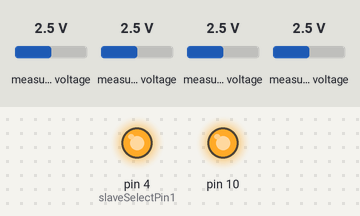
A sketch run on a simulated Arduino Uno, built with avr-gcc and run on an emulated ATmega328P. Shown: output pins drawn as LEDs (lit = HIGH). Wiring (inferred from the names in the program): MCP3008 converter: CS pin 5. The test bench sets the inputs (shaded band); at power-on: measured voltage 2.5 V. Pins used as bus, display or sensor lines are not drawn; what the sketch prints to the serial monitor is not drawn.

Above: at 0.1 s.
Timing chart, 0 to 1.6 s (numbered marks = the images above):
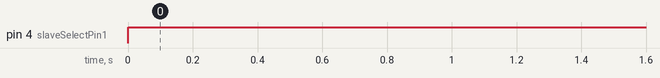

Measured:
- by itself, pin 4 (slaveSelectPin1): LOW → HIGH at 0.00 s

The sketch:

MCP3008.ino
```cpp
// MCP3008用サンプルプログラム
//
// CH0とCH1のAD変換値を１秒ごとにシリアル出力
//
//Arduino          MCP3008
//SCK(13) <======> CLK
//MISO(12)<======> DOUT
//MOSI(11)<======> DIN
//SS(10)  <======> /CS
//

#include <SPI.h>
#define slaveSelectPin0 5
#define slaveSelectPin1 4

int analogData[16];
void setup() {
  Serial.begin(115200);                      //シリアル通信開始
  pinMode(slaveSelectPin0, OUTPUT);          //SS(10)を出力に設定
  pinMode(slaveSelectPin1, OUTPUT);
  SPI.setBitOrder(MSBFIRST);                //MSBから送信
  SPI.setClockDivider(SPI_CLOCK_DIV2);      //クロック分周設定
  SPI.setDataMode(SPI_MODE0);               //SPIモード0
  SPI.begin();                              //SPI通信開始
}

void loop()
{


  get_adc(0);
  Serial.print("ch1:R");
  Serial.println(analogData[0]);
  Serial.print("ch1:L");
  Serial.println(analogData[1]);
  delay(1000);
  get_adc(1);
  Serial.print("ch2:R");
  Serial.println(analogData[0]);
  Serial.print("ch2:L");
  Serial.println(analogData[1]);
  delay(1000);
  get_adc(2);
  Serial.print("ch3:R");
  Serial.println(analogData[0]);
  Serial.print("ch3:L");
  Serial.println(analogData[1]);
  delay(1000);
  get_adc(3);
  Serial.print("ch4:R");
  Serial.println(analogData[0]);
  Serial.print("ch4:L");
  Serial.println(analogData[1]);
  delay(1000);
}

void get_adc(byte ch)
{
  byte data[4] = {0, 0, 0, 0};                               //SPI通信用変数


  //------[ ADC0のデータを取得する ]------
  digitalWrite(slaveSelectPin0, LOW);       //CS LOW
  SPI.transfer(0x01);                       //①スタートビット送信
  data[0] = SPI.transfer((ch << 4) | 0x80);  //②Single-ended チャンネル選択,ADC0のbit9,8取得
  data[1] = SPI.transfer(0);                //③ADC0のbit7～0取得
  digitalWrite(slaveSelectPin0, HIGH);                  //CS HIGH


 // ------[ ADC1のデータを取得する ]------
  digitalWrite(slaveSelectPin1, LOW);       //CS LOW
  SPI.transfer(0x01);                       //①スタートビット送信
  data[2] = SPI.transfer((ch << 4) | 0x80);  //②Single-ended チャンネル選択,ADC0のbit9,8取得
  data[3] = SPI.transfer(0);                //③ADC0のbit7～0取得
  digitalWrite(slaveSelectPin1, HIGH);                  //CS HIGH


  analogData[0] = ((data[0] & 0x03) << 8) | data[1];  //ADC0
  analogData[1] = ((data[2] & 0x03) << 8) | data[3];  //ADC1
  //return analogData[0];
}
```
